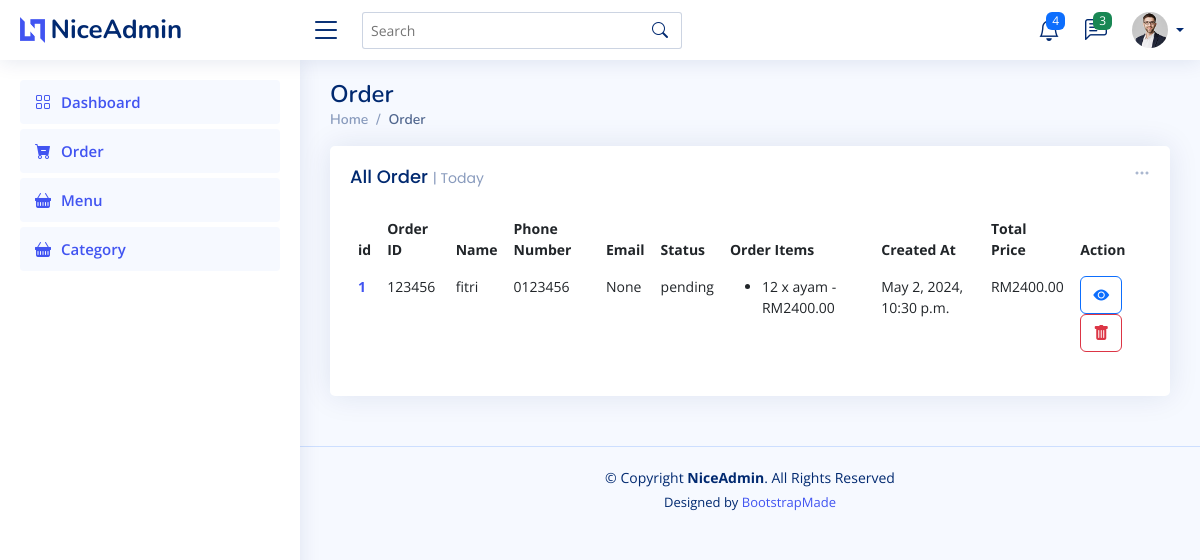
/order/, run on an earlier commit of the app's database.
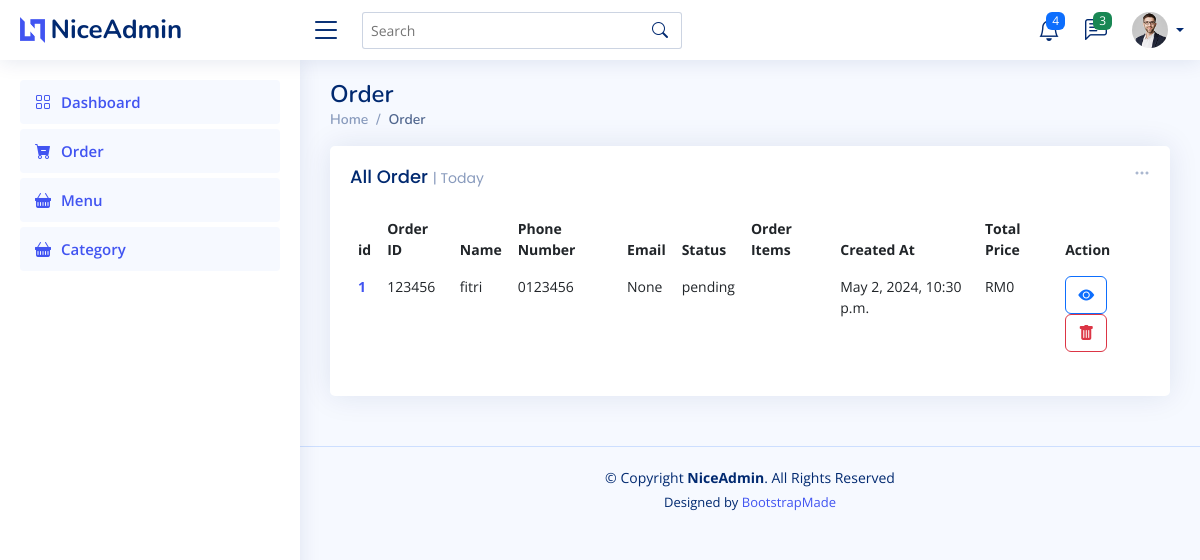
And on a later commit of the database.
### pages/models.py (models this page shows, shortened)
class Order(models.Model):
    order_id = models.CharField(max_length=100)
    name = models.CharField(max_length=100)
    phone_number = models.CharField(max_length=20)
    email = models.CharField(max_length=100, default=None, null=True)
    status_choice = [
        ('pending', 'Pending'),
        ('complete', 'Complete'),
        ('cancelled', 'Cancelled'),
    ]
    status = models.CharField(max_length=20, choices=status_choice)
    menu = models.ManyToManyField(Menu, through='OrderItem')
    created_at = models.DateTimeField(default=datetime.now())

class OrderItem(models.Model):
     order = models.ForeignKey(Order, on_delete=models.CASCADE)
     menu = models.ForeignKey(Menu, on_delete=models.CASCADE)
     quantity = models.PositiveIntegerField()
     def total_price(self):
        return self.quantity * self.menu.price

class Menu(models.Model):
    name = models.CharField(max_length=200)
    description = models.TextField()
    image = models.ImageField(upload_to="menu_images")
    price = models.DecimalField(max_digits=10, decimal_places=2)
    category = models.ForeignKey(Category, on_delete=models.CASCADE)
    created_at = models.DateTimeField(default=datetime.now())

### pages/views.py (the view)
# urls.py: path('order/', views.order),
def order(request):
    orders = Order.objects.all().prefetch_related('orderitem_set__menu')
    for order in orders:
        order.total_price = sum(order_item.total_price() for order_item in order.orderitem_set.all())
    return render(request, 'order.html', {'orders':orders})

### templates/order.html (shortened to what this page needs)
{% load static %}
{% include 'header.html' %}
<main id="main" class="main">
    <div class="pagetitle">
      <h1>Order</h1>
      <nav>
        <ol class="breadcrumb">
          <li class="breadcrumb-item"><a href="/">Home</a></li>
          <li class="breadcrumb-item active">Order</li>
        </ol>
      </nav>
    </div>
    <section class="section dashboard">
      <div class="row">
        <div class="col-lg-12">
          <div class="row">
            <div class="col-12">
              <div class="card recent-sales overflow-auto">
                <div class="filter">
                  <a class="icon" href="#" data-bs-toggle="dropdown"><i class="bi bi-three-dots"></i></a>
                </div>
                <div class="card-body">
                  <h5 class="card-title">All Order <span>| Today</span></h5>
                  <table class="table table-borderless datatable">
                    <thead>
                      <tr>
                        <th scope="col">id</th>
                        <th scope="col">Order ID</th>
                        <th scope="col">Name</th>
                        <th scope="col">Phone Number</th>
                        <th scope="col">Email</th>
                        <th scope="col">Status</th>
                        <th scope="col">Order Items</th>
                        <th scope="col">Created At</th>
                        <th scope="col">Total Price</th>
                        <th scope="col">Action</th>
                      </tr>
                    </thead>
                    <tbody>
                      {% for order in orders %}
                      <tr>
                        <th scope="row"><a href="#">{{order.id}}</a></th>
                        <td>{{order.order_id}}</td>
                        <td>{{order.name}}</td>
                        <td>{{order.phone_number}}</td>
                        <td>{{order.email}}</td>
                        <td>{{order.status}}</td>
                        <td>
                          <ul>
                              {% for order_item in order.orderitem_set.all %}
                                  <li>
                                      {{ order_item.quantity }} x {{ order_item.menu.name }} -
                                      RM{{ order_item.total_price }}
                                  </li>
                              {% endfor %}
                          </ul>
                        </td>
                        <td>{{order.created_at}}</td>
                        <td>RM{{ order.total_price }}</td>
                        <td>
                          <a class="btn btn-outline-primary" href=""><i class="bi bi-eye-fill"></i></a>
                          <button type="button" class="btn btn-outline-danger" data-bs-toggle="modal" data-bs-target="#category-{{category.id}}">
                            <i class="bi bi-trash-fill"></i>
                          </button>
                        </td>
                      </tr>
                      {% endfor %}
                    </tbody>
                  </table>
                </div>
              </div>
            </div>
          </div>
        </div>
      </div>
    </section>
</main>
{% include 'footer.html' %}

What changed in the data, as far as the page shows it:
removed OrderItem: quantity "12", menu.name "ayam", total_price "2400.00"
computed for Order "fitri": total_price "2400.00" → "0"
